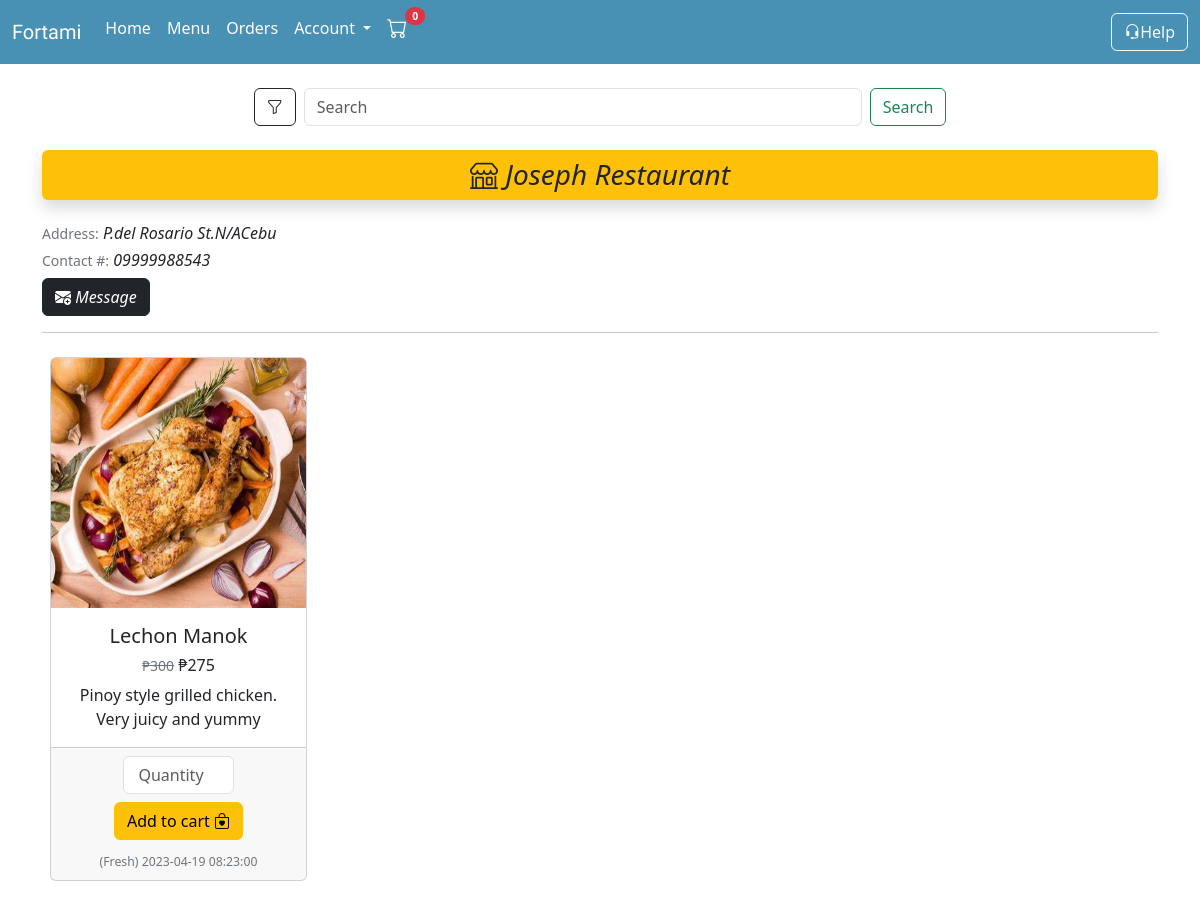
Screenshot of /foodshop.php?shop_id=37 with the database file from the repository.
### tables this page shows
CREATE TABLE `user` (
  `user_id` int(20) NOT NULL,
  `user_type` varchar(6) NOT NULL,
  `profile_pic` varchar(50) NOT NULL,
  `user_fName` varchar(50) NOT NULL,
  `user_lName` varchar(50) NOT NULL,
  `user_email` varchar(50) NOT NULL,
  `user_userName` varchar(50) NOT NULL,
  `user_password` varchar(255) NOT NULL,
  `tagline` varchar(100) DEFAULT NULL
);

CREATE TABLE `address` (
  `address_id` int(20) NOT NULL,
  `user_id` int(20) NOT NULL,
  `full_name` varchar(50) NOT NULL,
  `address_type` varchar(50) NOT NULL,
  `contact` varchar(50) NOT NULL,
  `region` varchar(50) NOT NULL,
  `province` varchar(50) NOT NULL,
  `city` varchar(50) NOT NULL,
  `barangay` varchar(50) NOT NULL,
  `street` varchar(50) NOT NULL,
  `zip` varchar(50) NOT NULL,
  `label` varchar(50) NOT NULL,
  `note` varchar(200) DEFAULT NULL
);

CREATE TABLE `food_product` (
  `food_id` int(20) NOT NULL,
  `user_id` int(20) NOT NULL,
  `category_id` int(20) NOT NULL,
  `food_pic` varchar(255) NOT NULL,
  `food_name` varchar(50) NOT NULL,
  `food_description` varchar(100) NOT NULL,
  `preparation` varchar(50) NOT NULL,
  `food_creation` datetime DEFAULT NULL,
  `food_discountedPrice` varchar(50) DEFAULT NULL,
  `food_origPrice` varchar(50) NOT NULL
);

### backend.php (called while the page is built, shortened)
<?php
    class Database{
      public $host = 'localhost';
      public $user = 'root';
      public $pass = '';
      public $db = 'fortami';
      public $conn;
      function __construct(){
        $this->conn = new mysqli($this->host,$this->user,$this->pass,$this->db);
      }
      function getConnection(){
        return $this->conn;
      }
    }
    class Account{
      function usersearch($id){
        $query = "SELECT * FROM user WHERE user_id = $id";
        $result = $this->con->query($query);
          if ($result) {
            return $result;
          }
      }
    }
    class Address extends Account{
        function sellerAddress($seller_id){
          $query = "SELECT * FROM address WHERE user_id = $seller_id";
          $result = $this->con->query($query);
            if ($result) {
              return $result;
            }
        }
    }
    class Backend extends Address{
      public $con;
      function __construct(){
        $database = new Database;
        $this->con = $database->getConnection();
      }
      function viewProduct($id){
        $query = "SELECT * FROM food_product WHERE user_id = $id";
        $result = $this->con->query($query);
          if ($result) {
            return $result;
          }
      }
    }
?>

### foodshop.php (the view, shortened to what this page needs)
<?php
    include 'backend.php';
    include 'buyerheader.php';
    $backend = new Backend();
    if (isset($_GET['shop_id'])) {
        $id = $_GET['shop_id'];
        $result = $backend->usersearch($id);
        $user = mysqli_fetch_assoc($result);
        $address =$backend->sellerAddress($id);
        $add = mysqli_fetch_assoc($address);
    }
?>
<!DOCTYPE html>
<html lang="en">
<head>
</head>
<body>
<div class="container my-4">
    <form class="d-flex justify-content-center align-items-center" role="search">
        <a class="btn btn-outline-dark" data-bs-toggle="offcanvas" href="#offcanvasExample" role="button" aria-controls="offcanvasExample">
            <i class="bi bi-funnel"></i>
        </a>
            <input class="form-control mx-2 w-50" type="search" placeholder="Search" aria-label="Search">
        <button class="btn btn-outline-success" type="submit">Search</button>
    </form>
    <h3 class="p-2 bg-warning rounded text-center shadow my-4"><i class="bi bi-shop"> <?=$user['user_userName']?></i></h6>
    <h6><small class="text-secondary">Address:</small><i> <?=$add['street'].''.$add['barangay'].''.$add['city']?></i></h6>
    <h6><small class="text-secondary">Contact #:</small> <i><?=$add['contact']?></i></h5>
    <h5><a href="chat-create.php?receiver=<?=$_GET['shop_id']?>&name=<?=$user['user_userName']?>&pic=<?=$user['profile_pic']?>" class="btn btn-dark"><i class="bi bi-envelope-plus-fill"> Message</i></a></h5>
    <hr>
    <div class="row row-cols-1 row-cols-md-4 g-4 p-2 text-center">
        <?php
            if (isset($_GET['shop_id'])) {
                $id = $_GET['shop_id'];
                if (isset($_GET['filterbtn'])) {
                    if (isset($_GET['food_category']) && isset($_GET['rating']) && isset($_GET['location']) && isset($_GET['price']) && isset($_GET['preparation']) && isset($_GET['delivery']) && isset($_GET['shop_id'])) {
                        $query = "SELECT * FROM food_product WHERE user_id = $id AND food_category";
                    }
                    else {
                        echo "Please fill all filter";
                        $list = $backend->viewProduct($id);
                    }
                }
                else {
                    $list = $backend->viewProduct($id);
                }
                    if ($list->num_rows > 0) {
                        while($row= $list->fetch_assoc()){
        ?>
        <div class='col'>
                    <div class='card h-100'>
                        <img src='./src/uploads/food_picture/<?=$row['food_pic'];?>' class='card-img-top' alt='...' style='max-width:100%;height:250px'>
                      <div class='card-body'>
                        <h5 class='card-title'><?=$row['food_name'];?></h5>
                        <h6>
                          <small><s class='text-secondary'>₱<?=$row['food_origPrice'];?></s></small>
                          <span class='price'>₱<?=$row['food_discountedPrice'];?></span>
                        </h6>
                        <p class='card-text'><?=$row['food_description']?></p>
                      </div>
                      <div class='card-footer'>
                      <div class ='text-center '>
                        <form action='' method='post'>
                          <input type="number" name="qty" class="form-control text-center" min="1" placeholder="Quantity" style="width:50%;margin:auto;" required>
                          <button type='submit' name='addcart' class='btn btn-warning my-2'>Add to cart <i class='bi bi-bag-heart'></i></button>
                          </form>
                        </div>
                        <small class='text-muted'>
                            <?php
                                if($row['food_creation'] == '0000-00-00 00:00:00'){
                                    echo $row['preparation'];
                                }
                                else {
                                    echo "<small class='text-secondary'>(".$row['preparation'].") ".$row['food_creation']."</small>" ;
                                }
                            ?>
                        </small>
                      </div>
                    </div>
                  </div>
            <?php
                        }
                    }
                }
            ?>
        </div>
    </div>
</body>
</html>

### rows the page displays
user: user_userName "Joseph Restaurant"
address: street "P.del Rosario St.", barangay "N/A", city "Cebu", contact "09999988543"
food_product: food_pic (picture), food_name "Lechon Manok", food_origPrice "300", food_discountedPrice "275", food_description "Pinoy style grilled chicken. Very juicy and yummy", preparation "Fresh", food_creation "2023-04-19 08:23:00"
